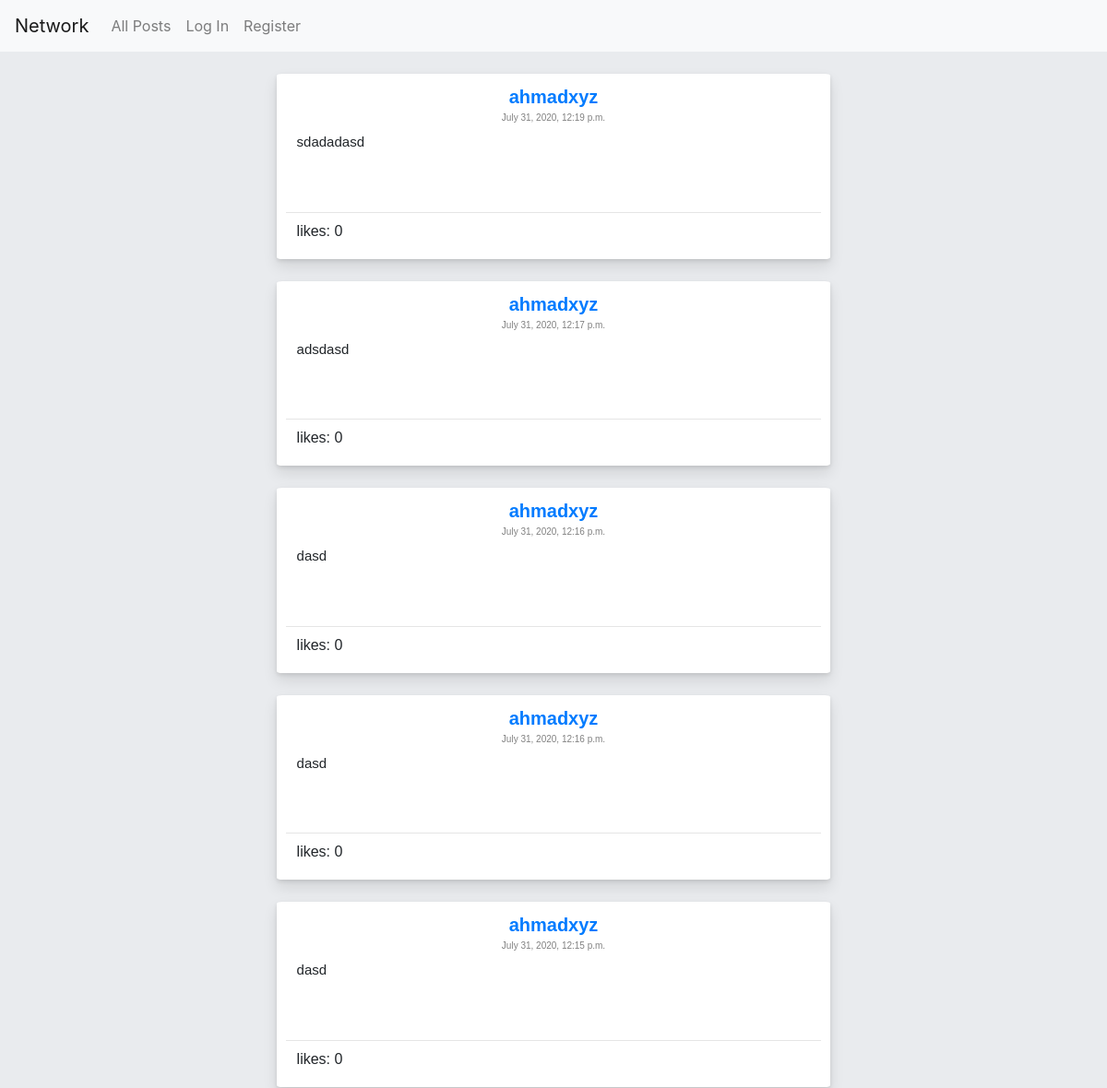
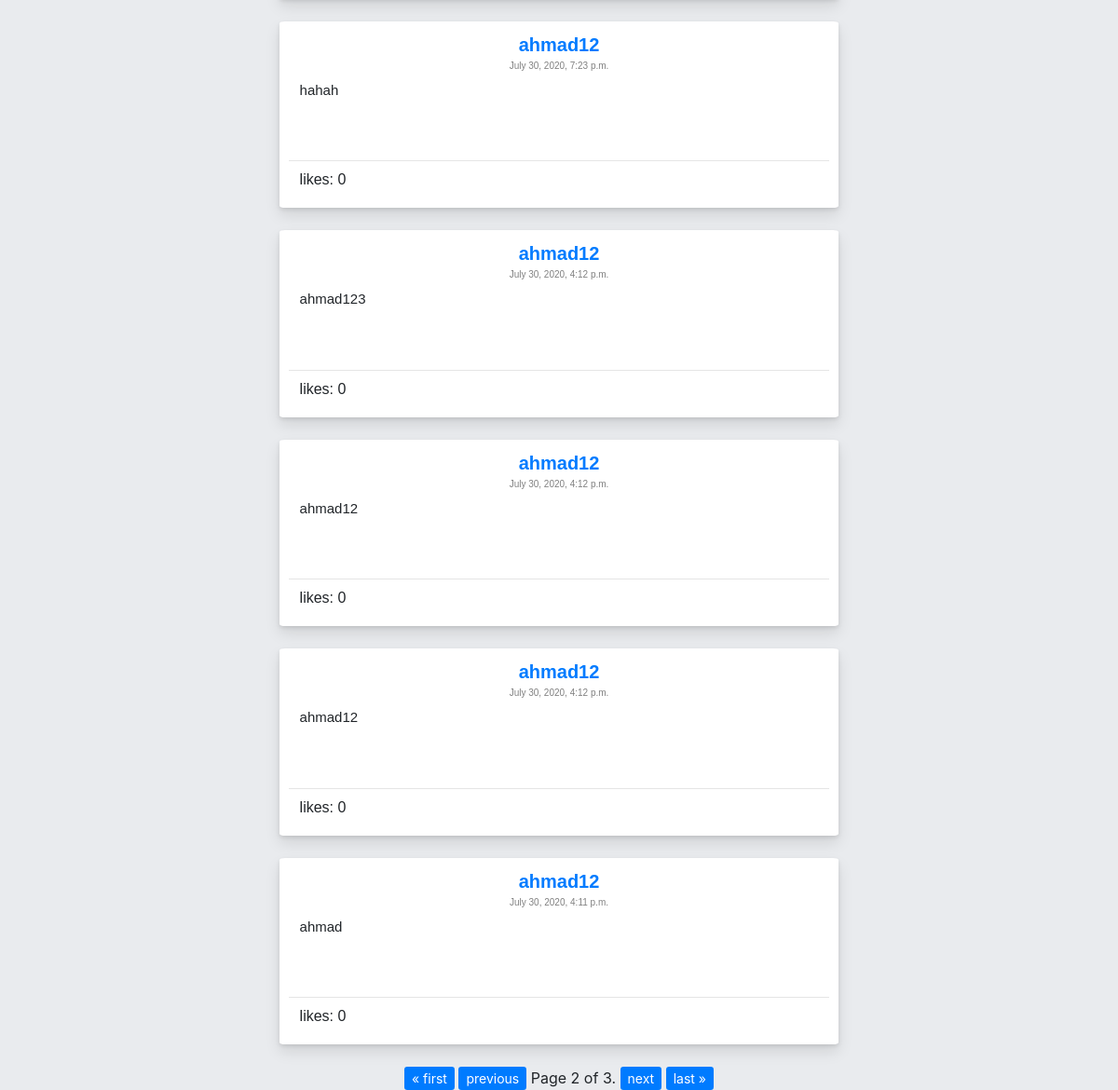
Page /?page=2 on the earlier database version (2 pictures, top to bottom).
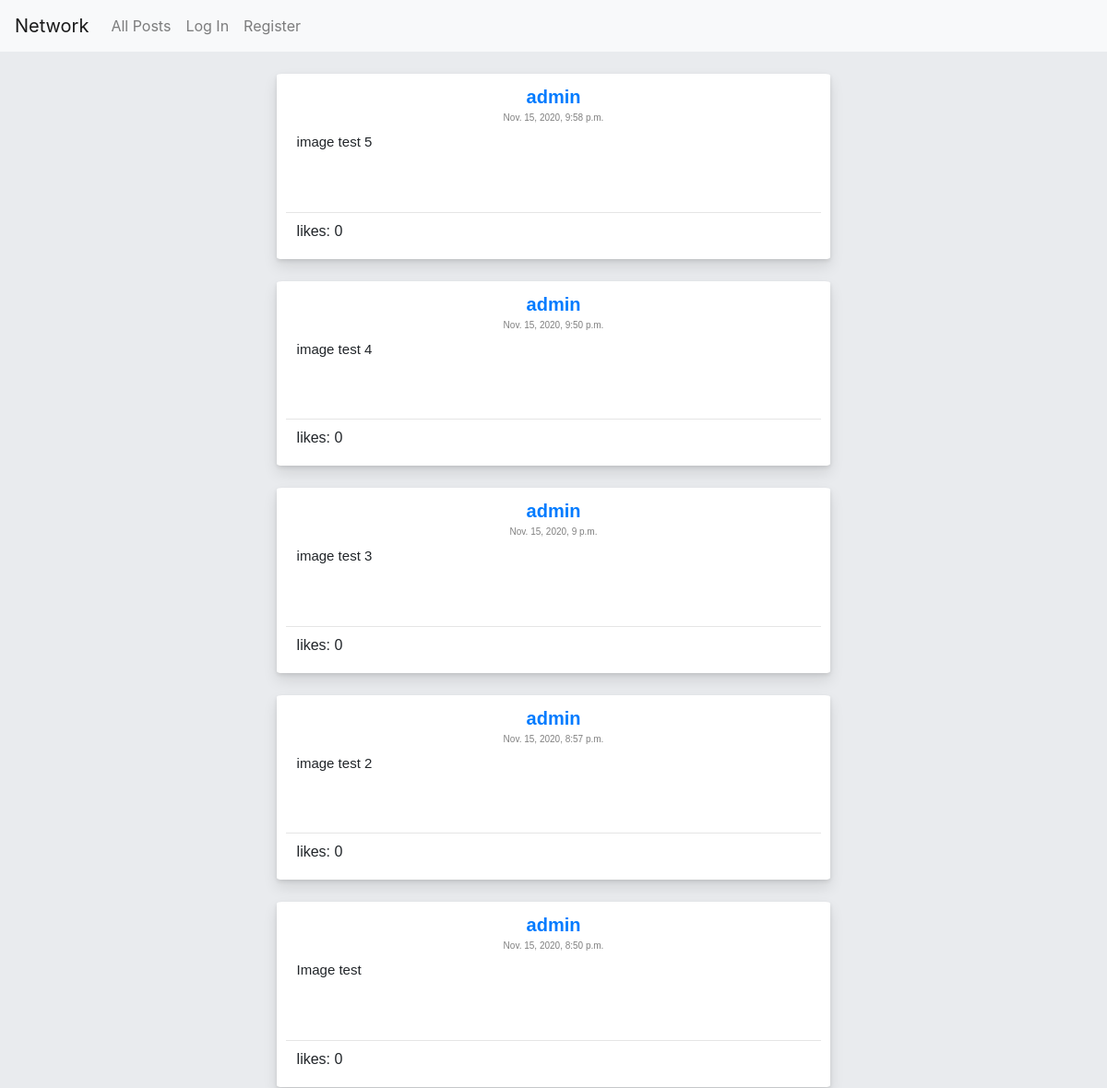
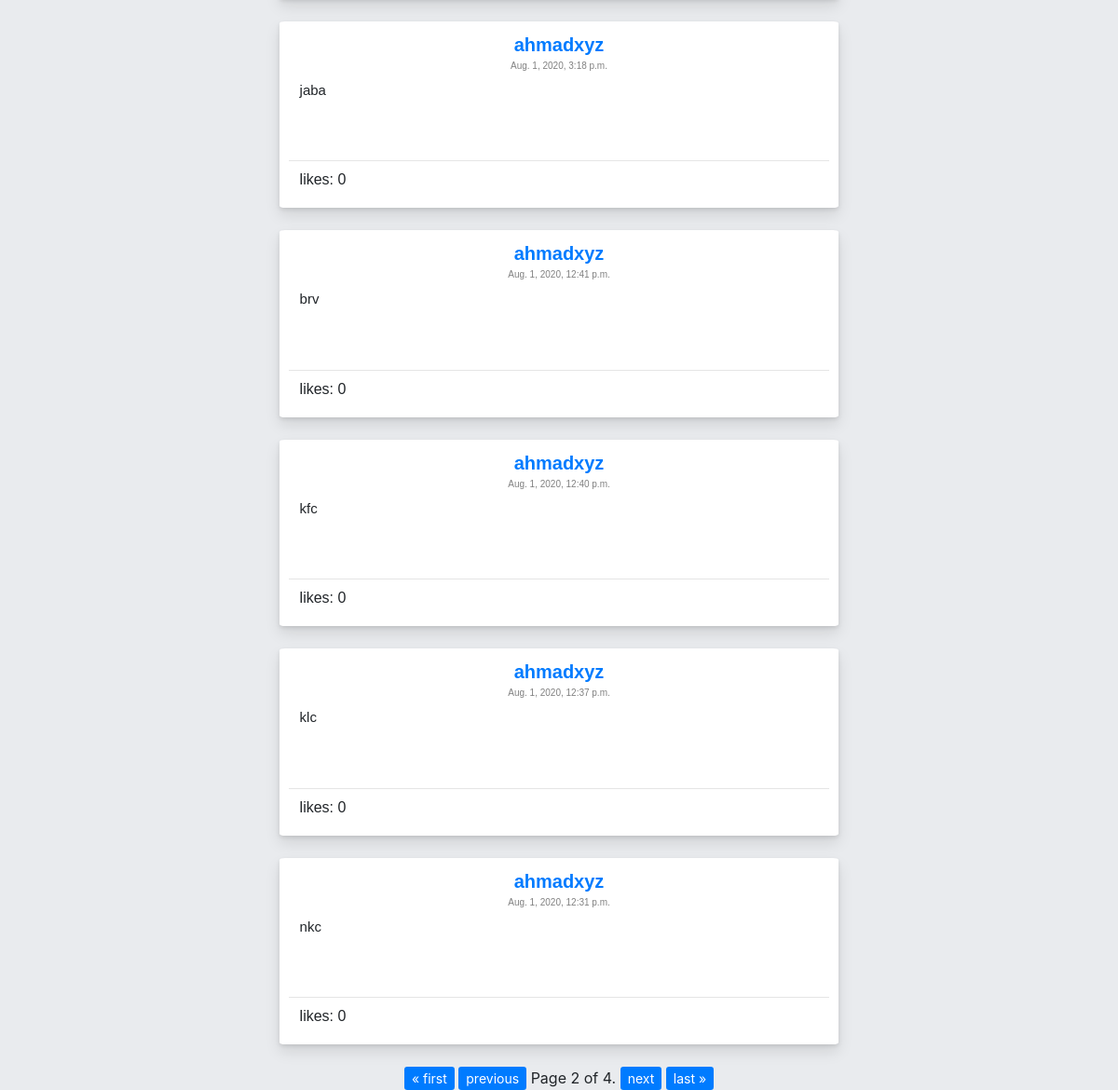
Same page on the later database version (2 pictures, top to bottom).
### network/models.py (models this page shows)
class User(AbstractUser):
    follower = models.IntegerField(default=0)
    user_image = models.ImageField(null=True,blank=True,upload_to="user_profile_images/")
    user_description = models.TextField(null=True)

class posts(models.Model):
    User = models.ForeignKey(User,on_delete=models.CASCADE,related_name="User")
    content = models.TextField()
    likes = models.IntegerField(default=0)
    post_image = models.ImageField(null=True,blank=True,upload_to="images/")
    timestamp = models.DateTimeField(auto_now_add=True)

### network/views.py (the view, shortened to what this page needs)
# urls.py: path("", views.index, name="index"),
def index(request):
    form = ""
    sk = posts.objects.all().order_by('-id')
    lk=set()
    for dk in sk:
        lk.add(User.objects.get(id=f"{dk.User_id}"))
    paginator = Paginator(sk, 10)
    page_number = request.GET.get('page')
    page_obj = paginator.get_page(page_number)
    lik=None
    if request.user.is_authenticated:
        lik = likes.objects.filter(User_id=request.user.id)
    return render(request, "network/index.html",{
        "posts":page_obj,
        "names":lk,
        "likes":lik,
        "form":form
    })

### network/templates/network/index.html (shortened to what this page needs)
{% extends "network/layout.html" %}
{% block body %}
    {% for post in posts %}
    <div class="post">
        <div class="nk">
        {% for name in names %}
        {% ifequal post.User_id name.id  %}
        <a href="{% url 'profile' id=name.id %}" class="username">{{ name.username }}</a>
        {% endifequal %}
        {% endfor %}
        <label class="time">{{ post.timestamp }}</label>
        <label class="content">{{ post.content }}</label>
        <hr>
        <div class="like2">
        <a id="like2">likes:</a>
        <label class="likes">{{ post.likes }}</label>
        </div>
        {% if user.is_authenticated %}
        {% ifequal post.User_id user.id %}
        {% else %}
         </div>
        {% endifequal %}
        {% ifequal post.User_id user.id %}
        <button class="edit btn btn-primary btn-sm">Edit</button>
    </div>
</div>
        <div class="Newx">
            <form class="newpost" enctype="multipart/form-data">
                {% csrf_token %}
                <textarea class="tx" cols="100" rows="5" placeholder="Edit your Post" name="content">{{ post.content }}</textarea>
                <input type="file" id="myFile" name="post_image2" accept="image/*">
                <input type="submit"  class="submitxc btn btn-primary" value="Save">
                <input type="submit"  class="submitv btn btn-primary" value="Cancel">
                <input type="hidden"  class="submitxv btn btn-primary" value="{{post.id}}">
            </form>
        </div>
        {% else %}
    </div>
        </div>
        {% endifequal %}
        {% else %}
    </div>
    {% endif %}
    </div>
    {% endfor %}
    <div class="pagination">
        <span class="step-links">
            {% if posts.has_previous %}
                <a href="?page=1" class="btn-primary btn-sm">&laquo; first</a>
                <a href="?page={{ posts.previous_page_number }}" class="btn-primary btn-sm">previous</a>
            {% endif %}
            <span class="current">
                Page {{ posts.number }} of {{ posts.paginator.num_pages }}.
            </span>
            {% if posts.has_next %}
                <a href="?page={{ posts.next_page_number }}" class="btn-primary btn-sm">next</a>
                <a href="?page={{ posts.paginator.num_pages }}" class="btn-primary btn-sm">last &raquo;</a>
            {% endif %}
        </span>
    </div>
{% endblock %}

Differences in the rows shown:
no longer on this page (row unchanged): posts: timestamp "July 31, 2020, 12:19 p.m.", content "sdadadasd", likes "0", User (username "ahmadxyz")
no longer on this page (row unchanged): posts: timestamp "July 31, 2020, 12:17 p.m.", content "adsdasd", likes "0", User (username "ahmadxyz")
no longer on this page (row unchanged): posts: timestamp "July 31, 2020, 12:16 p.m.", content "dasd", likes "0", User (username "ahmadxyz")
no longer on this page (row edited): posts: timestamp "July 31, 2020, 12:16 p.m.", content "dasd", likes "0", User (username "ahmadxyz")
no longer on this page (row unchanged): posts: timestamp "July 31, 2020, 12:15 p.m.", content "dasd", likes "0", User (username "ahmadxyz")
no longer on this page (row edited): posts: timestamp "July 30, 2020, 7:23 p.m.", content "hahah", likes "0"
no longer on this page (row edited): User: username "ahmad12"
no longer on this page (row unchanged): posts: timestamp "July 30, 2020, 4:12 p.m.", content "ahmad123", likes "0"
no longer on this page (row edited): posts: timestamp "July 30, 2020, 4:12 p.m.", content "ahmad12", likes "0"
no longer on this page (row edited): posts: timestamp "July 30, 2020, 4:12 p.m.", content "ahmad12", likes "0"
no longer on this page (row edited): posts: timestamp "July 30, 2020, 4:11 p.m.", content "ahmad", likes "0"
added posts: timestamp "Nov. 15, 2020, 9:58 p.m.", content "image test 5", likes "0"
added User: username "admin"
added posts: timestamp "Nov. 15, 2020, 9:50 p.m.", content "image test 4", likes "0"
added posts: timestamp "Nov. 15, 2020, 9 p.m.", content "image test 3", likes "0"
added posts: timestamp "Nov. 15, 2020, 8:57 p.m.", content "image test 2", likes "0"
added posts: timestamp "Nov. 15, 2020, 8:50 p.m.", content "Image test", likes "0"
now on this page (row edited): posts: timestamp "Aug. 1, 2020, 3:18 p.m.", content "jaba", likes "0", User (username "ahmadxyz")
now on this page (row unchanged): posts: timestamp "Aug. 1, 2020, 12:41 p.m.", content "brv", likes "0", User (username "ahmadxyz")
now on this page (row unchanged): posts: timestamp "Aug. 1, 2020, 12:40 p.m.", content "kfc", likes "0", User (username "ahmadxyz")
now on this page (row unchanged): posts: timestamp "Aug. 1, 2020, 12:37 p.m.", content "klc", likes "0", User (username "ahmadxyz")
now on this page (row unchanged): posts: timestamp "Aug. 1, 2020, 12:31 p.m.", content "nkc", likes "0", User (username "ahmadxyz")
Other differences:
{{ posts.paginator.num_pages }}: "3" → "4"
